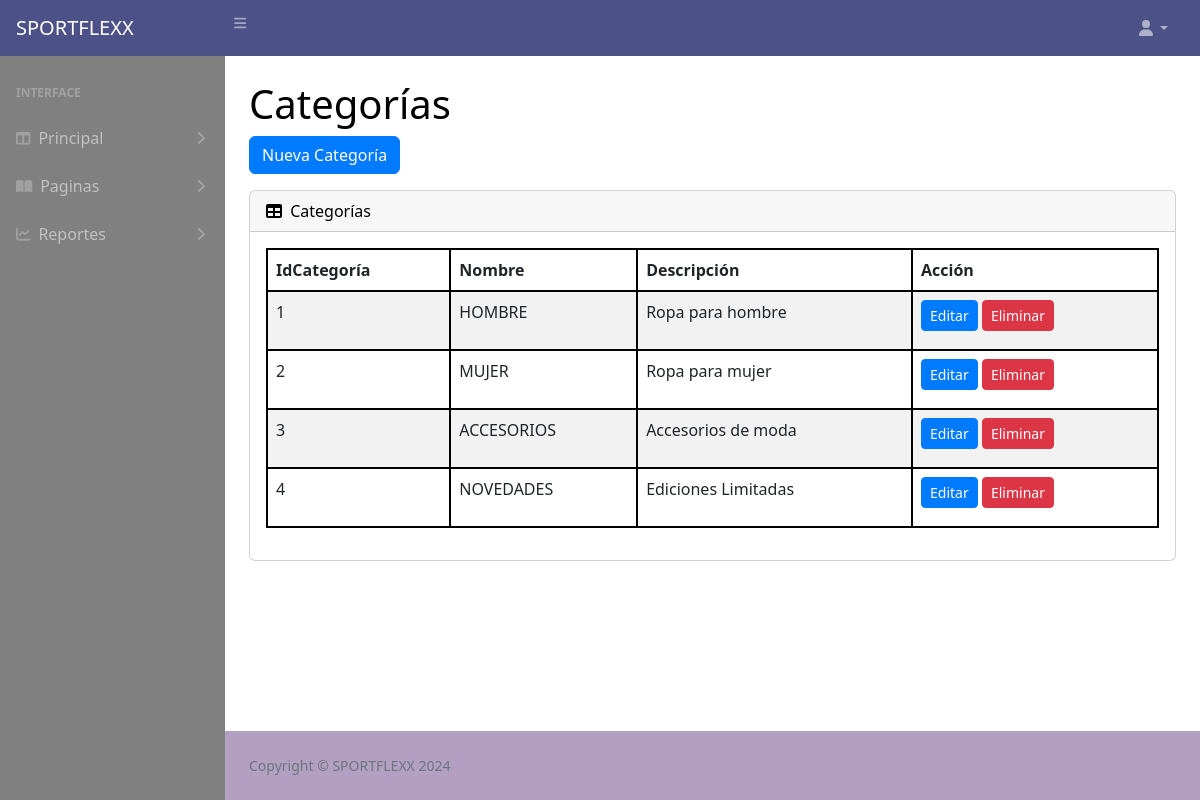
Before: /Admin/PHP/Menus/Categoria.php with the older database file.
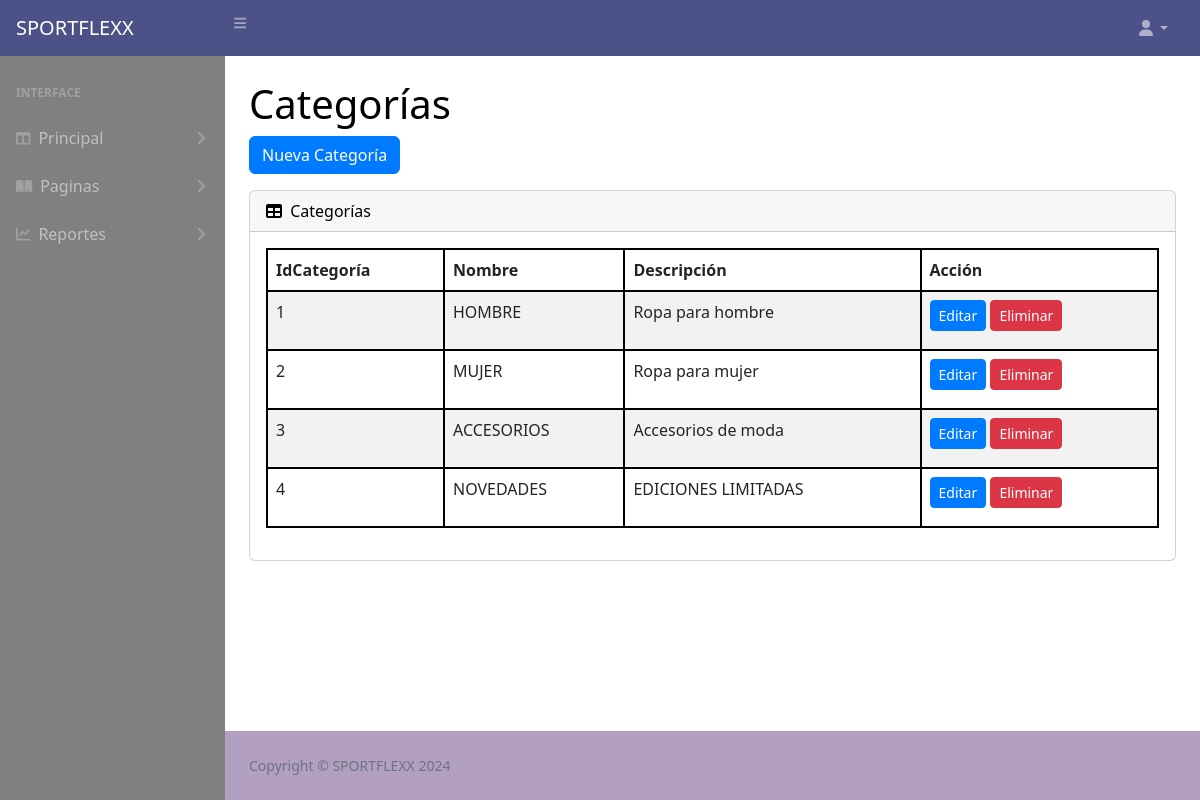
After: the same page with the newer database file.
### tables this page shows
CREATE TABLE `categoria` (
  `IdCategoria` int(11) NOT NULL,
  `Nombre` varchar(50) NOT NULL,
  `Descripcion` varchar(250) DEFAULT NULL
);

### Admin/PHP/coneccion/conector.php (called while the page is built, shortened)
<?php
class Conectar {
    private $server = "localhost";
    private $login = "root";
    private $pass = "";
    private $bdatos = "sportflexx";
    private $conexion;
    function __construct() {
        $this->conexion = new mysqli($this->server, $this->login, $this->pass, $this->bdatos);
        $this->conexion->set_charset("utf8mb4");
    }
    function getConexion() {
        return $this->conexion;
    }
}
?>

### Admin/PHP/Menus/Categoria.php (the view, shortened to what this page needs)
<?php
require_once(__DIR__ . "/../coneccion/conector.php");
$obj = new Conectar();
$sql = "SELECT * FROM categoria";
$rsMed = mysqli_query($obj->getConexion(), $sql);
?>
<!DOCTYPE html>
<html lang="en">
<head>
    <link href="https://cdn.jsdelivr.net/npm/simple-datatables@7.1.2/dist/style.min.css" rel="stylesheet" />
    <link href="../estilos/stylesAdmin.css" rel="stylesheet" />
    <link href="https://cdn.jsdelivr.net/npm/bootstrap@5.2.3/dist/css/bootstrap.min.css" rel="stylesheet" />
</head>
<?php
include_once "navbar_admin.php";
?>
        <div id="layoutSidenav_content">
            <main>
                <div class="container-fluid px-4">
                    <h1 class="mt-4">Categorías</h1>
                    <button class="btn btn-primary mb-3" data-bs-toggle="modal" data-bs-target="#modalCategoria" onclick="clearForm()">Nueva Categoría</button>
                    <div class="card mb-4">
                        <div class="card-header">
                            <i class="fas fa-table me-1"></i>
                            Categorías
                        </div>
                        <div class="card-body">
                            <table id="datatablesSimple" class="table table-striped table-bordered">
                                <thead>
                                    <tr>
                                        <th>IdCategoría</th>
                                        <th>Nombre</th>
                                        <th>Descripción</th>
                                        <th>Acción</th>
                                    </tr>
                                </thead>
                                <tbody>
                                    <?php while ($registro = mysqli_fetch_array($rsMed)) { ?>
                                        <tr>
                                            <td><?php echo $registro["IdCategoria"]; ?></td>
                                            <td><?php echo $registro["Nombre"]; ?></td>
                                            <td><?php echo $registro["Descripcion"]; ?></td>
                                            <td>
                                                <button class="btn btn-primary btn-sm edit-btn" data-id="<?php echo $registro['IdCategoria']; ?>" data-bs-toggle="modal" data-bs-target="#modalCategoria">Editar</button>
                                                <form method="POST" action="EliminarCategoria.php" style="display:inline;" class="delete-form">
                                                    <button type="submit" class="btn btn-danger btn-sm delete-btn">Eliminar</button>
                                                </form>
                                            </td>
                                        </tr>
                                    <?php } ?>
                                </tbody>
                            </table>
                        </div>
                    </div>
                </div>
            </main>
<?php
include_once "footer_Admin.php";
?>
        </div>
    </div>
</body>
</html>

Changed rows visible on the page:
changed categoria "NOVEDADES": Descripcion "Ediciones Limitadas" → "EDICIONES LIMITADAS"
